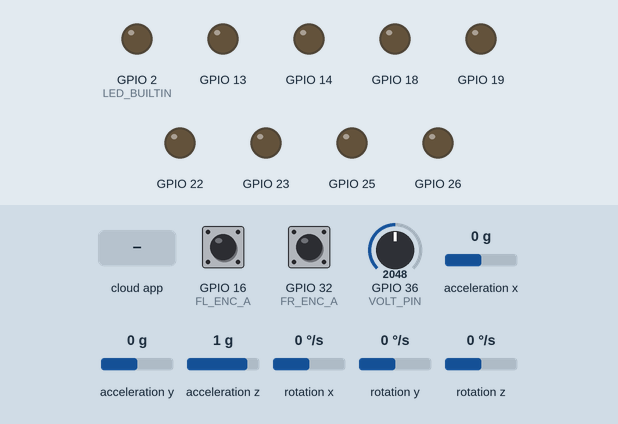
The sketch below on a simulated ESP32. Shown: output pins drawn as LEDs (lit = HIGH). Wiring (inferred from the names in the program): MPU-6050 motion sensor at I2C address 0x68. The test bench sets the inputs (shaded band); at power-on: GPIO 16 (FL_ENC_A) HIGH, GPIO 32 (FR_ENC_A) HIGH, GPIO 36 (VOLT_PIN) = 2048, acceleration x 0 g, acceleration y 0 g, acceleration z 1 g, rotation x 0 °/s, rotation y 0 °/s, rotation z 0 °/s. The ROS host is connected and sends only what is stated.

Above: at 3.0 s.
3.1 s: the phone or cloud app sets linear.x to -100
At 3.4 s:
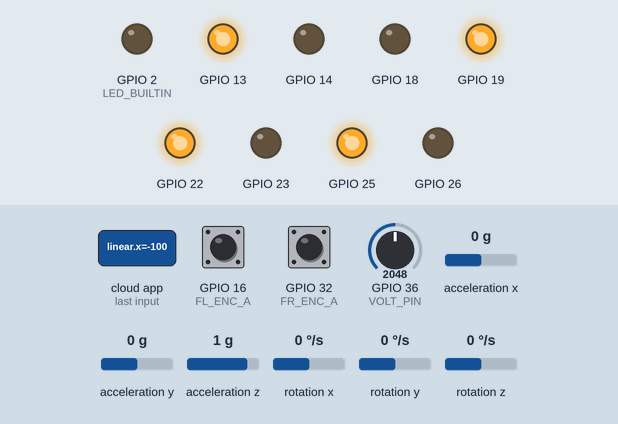
5.1 s: the phone or cloud app sets linear.x to 100
At 5.5 s:
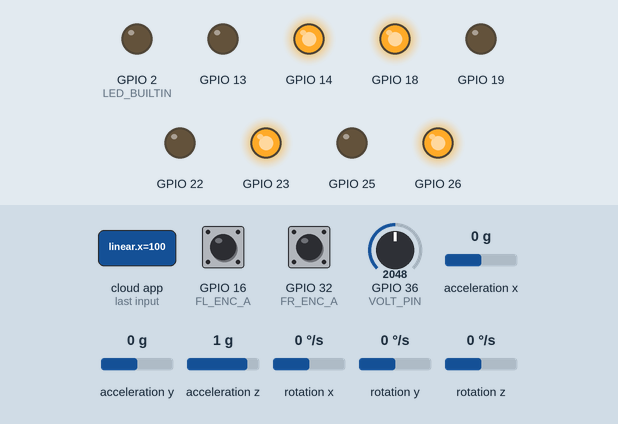
Timing chart, 0 to 8.1 s (numbered marks = the images above; inputs shaded):
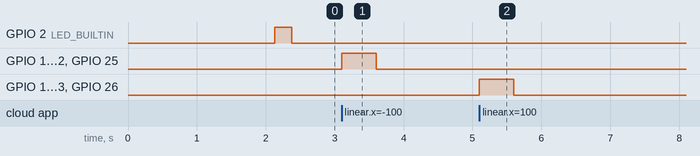

Measured:
- after the input at 3.1 s, GPIO 13, GPIO 19, GPIO 22, GPIO 25: LOW → HIGH at once, → LOW 0.50 s later
- after the input at 5.1 s, GPIO 14, GPIO 18, GPIO 23, GPIO 26: LOW → HIGH at once, → LOW 0.50 s later

The sketch:

teleop_esp32.ino
```cpp
/*
 * Teleop micro-ROS Firmware for 4WD Skid-Steer ESP32 — with Odometry + IMU
 * =========================================================================
 * Like the Nav2 firmware but without:
 *   - Velocity ramping (direct cmd_vel → PWM; no S-curve, no kickback issues)
 *   - ESP-NOW tray link
 * Keeps everything the mapping stack (EKF + RTAB-Map) needs:
 *   - /wheel/odometry (nav_msgs/Odometry)  @ 10 Hz from front encoders
 *   - /imu/data       (sensor_msgs/Imu)    @ 20 Hz from MPU6050
 *   - /cmd_vel subscription drives motors directly
 *
 * Use during teleop-driven mapping:
 *   1. Flash this firmware
 *   2. Run: LOCALIZATION_MODE=rtabmap RTABMAP_MAPPING=true RTABMAP_MAP=<name> \
 *            ros2 launch fyp_bringup bringup_nav.launch.py mode:=mapping
 *   3. Run: ros2 run teleop_twist_keyboard teleop_twist_keyboard
 *
 * When done mapping, flash back to micro_ros_nav2_esp32.ino for Nav2.
 *
 * Motor wiring (same as Nav2 firmware):
 *   LEFT:  M2 (Front) RPWM=26 LPWM=25,  M4 (Rear) RPWM=18 LPWM=19
 *   RIGHT: M1 (Front) RPWM=23 LPWM=22,  M3 (Rear) RPWM=14 LPWM=13
 *
 * Encoder wiring (front encoders only):
 *   FL_A=16 FL_B=17
 *   FR_A=32 FR_B=33
 *
 * IMU (MPU6050) I2C:
 *   SDA=21, SCL=27
 */

#include <micro_ros_arduino.h>

#include <stdio.h>
#include <string.h>
#include <math.h>
#include <Wire.h>

#include <rcl/rcl.h>
#include <rcl/error_handling.h>
#include <rclc/rclc.h>
#include <rclc/executor.h>

#include <nav_msgs/msg/odometry.h>
#include <sensor_msgs/msg/imu.h>
#include <geometry_msgs/msg/twist.h>

// ===================== ROBOT GEOMETRY =====================
#define WHEEL_SEPARATION  0.435f
#define WHEEL_RADIUS      0.0675f
#define ENCODER_TICKS_PER_REV  1136

// ===================== MOTOR PINS =====================
// LEFT: M2 + M4
#define M2_RPWM 26
#define M2_LPWM 25
#define M4_RPWM 18
#define M4_LPWM 19
// RIGHT: M1 + M3
#define M1_RPWM 23
#define M1_LPWM 22
#define M3_RPWM 14
#define M3_LPWM 13

// ===================== ENCODER PINS (FRONT ONLY) =====================
#define FL_ENC_A 16
#define FL_ENC_B 17
#define FR_ENC_A 32
#define FR_ENC_B 33

// ===================== IMU (MPU6050) =====================
#define IMU_I2C_ADDR  0x68
#define IMU_SDA       21
#define IMU_SCL       27
#define IMU_CALIBRATION_SAMPLES 500

// ===================== TIMING =====================
#define ODOM_PUBLISH_MS    100   // 10 Hz
#define IMU_PUBLISH_MS     50    // 20 Hz
#define CMD_VEL_TIMEOUT_MS 500   // stop if no cmd_vel for 500ms
#define TIME_SYNC_INTERVAL_MS 30000

// ===================== PWM =====================
#define PWM_FREQ          1000
#define PWM_RESOLUTION    8
#define MAX_PWM           255
#define MIN_PWM           75      // stiction breakaway (lower = smoother low-speed motion)
#define MAX_CMD_SPEED_MPS 0.5f

// ===================== BATTERY VOLTAGE SENSING =====================
#define VOLT_PIN      36
#define V_REF         3.3f
#define V_DIV         5.0f
#define V_CAL         1.3044f
#define V_NOMINAL     11.0f
#define V_COMP_MIN    0.6f
#define V_COMP_MAX    1.0f
#define VBAT_EMA_A    0.05f

#ifndef LED_BUILTIN
#define LED_BUILTIN 2
#endif

// ===================== HELPERS =====================
#define EXECUTE_EVERY_N_MS(MS, X) do { \
  static unsigned long _t = 0; \
  if (_t == 0) _t = millis(); \
  if (millis() - _t > (MS)) { X; _t = millis(); } \
} while(0)

#define RCCHECK(fn) { rcl_ret_t rc = fn; if (rc != RCL_RET_OK) { return false; } }
#define RCSOFTCHECK(fn) { rcl_ret_t rc = fn; (void)rc; }

// ===================== micro-ROS state =====================
enum AgentState { WAITING_AGENT, AGENT_AVAILABLE, AGENT_CONNECTED, AGENT_DISCONNECTED };
AgentState agent_state = WAITING_AGENT;

rcl_publisher_t odom_publisher;
rcl_publisher_t imu_publisher;
rcl_subscription_t cmd_vel_subscriber;

nav_msgs__msg__Odometry odom_msg;
sensor_msgs__msg__Imu imu_msg;
geometry_msgs__msg__Twist cmd_vel_msg;

rclc_executor_t executor;
rclc_support_t support;
rcl_allocator_t allocator;
rcl_node_t node;
rcl_timer_t odom_timer;
rcl_timer_t imu_timer;

static char odom_frame_id[]       = "odom";
static char odom_child_frame_id[] = "base_footprint";
static char imu_frame_id[]        = "imu_link";

// ===================== Encoder state =====================
volatile long fl_ticks = 0, fr_ticks = 0;
long prev_fl_ticks = 0, prev_fr_ticks = 0;

double odom_x = 0.0, odom_y = 0.0, odom_theta = 0.0;
unsigned long last_odom_time = 0;

unsigned long last_cmd_vel_time = 0;
float target_linear_x  = 0.0f;
float target_angular_z = 0.0f;

const double METERS_PER_TICK = (2.0 * M_PI * WHEEL_RADIUS) / (double)ENCODER_TICKS_PER_REV;

// ===================== IMU bias =====================
float gyro_bias_x = 0, gyro_bias_y = 0, gyro_bias_z = 0;

// ===================== Battery =====================
float g_vbat = V_NOMINAL;
float g_pwm_scale = 1.0f;

// ===================== Time sync =====================
bool time_synced = false;
unsigned long last_time_sync = 0;

// ===================== PWM helpers =====================
void pwmSetupPin(int pin) {
  ledcAttach(pin, PWM_FREQ, PWM_RESOLUTION);
  ledcWrite(pin, 0);
}

void motorStop(int rpwm, int lpwm) {
  ledcWrite(rpwm, 0);
  ledcWrite(lpwm, 0);
}

void motorForward(int rpwm, int lpwm, int spd) {
  ledcWrite(lpwm, 0);
  ledcWrite(rpwm, spd);
}

void motorBackward(int rpwm, int lpwm, int spd) {
  ledcWrite(rpwm, 0);
  ledcWrite(lpwm, spd);
}

void setup_motor_pins() {
  pwmSetupPin(M1_RPWM); pwmSetupPin(M1_LPWM);
  pwmSetupPin(M2_RPWM); pwmSetupPin(M2_LPWM);
  pwmSetupPin(M3_RPWM); pwmSetupPin(M3_LPWM);
  pwmSetupPin(M4_RPWM); pwmSetupPin(M4_LPWM);
}

void setup_vbat() {
  pinMode(VOLT_PIN, INPUT);
  analogSetAttenuation(ADC_11db);
  int raw = analogRead(VOLT_PIN);
  g_vbat = (raw / 4095.0f) * V_REF * V_DIV * V_CAL;
}

void update_vbat() {
  int raw = analogRead(VOLT_PIN);
  float v = (raw / 4095.0f) * V_REF * V_DIV * V_CAL;
  g_vbat = (1.0f - VBAT_EMA_A) * g_vbat + VBAT_EMA_A * v;
  float s = (g_vbat > 0.1f) ? (V_NOMINAL / g_vbat) : 1.0f;
  if (s < V_COMP_MIN) s = V_COMP_MIN;
  if (s > V_COMP_MAX) s = V_COMP_MAX;
  g_pwm_scale = s;
}

void stop_all_motors() {
  motorStop(M1_RPWM, M1_LPWM);
  motorStop(M2_RPWM, M2_LPWM);
  motorStop(M3_RPWM, M3_LPWM);
  motorStop(M4_RPWM, M4_LPWM);
}

int speed_to_pwm(float norm) {
  int pwm = (int)(fabs(norm) * (float)MAX_PWM * g_pwm_scale);
  if (pwm > 0 && pwm < MIN_PWM) pwm = MIN_PWM;
  if (pwm > MAX_PWM) pwm = MAX_PWM;
  return pwm;
}

void apply_cmd_vel(float linear_x, float angular_z) {
  float left_vel  = linear_x - (angular_z * WHEEL_SEPARATION * 0.5f);
  float right_vel = linear_x + (angular_z * WHEEL_SEPARATION * 0.5f);

  float left_n  = constrain(left_vel  / MAX_CMD_SPEED_MPS, -1.0f, 1.0f);
  float right_n = constrain(right_vel / MAX_CMD_SPEED_MPS, -1.0f, 1.0f);

  int lpwm = speed_to_pwm(left_n);
  int rpwm = speed_to_pwm(right_n);

  // LEFT: M2 + M4
  if (left_n > 0.01f) {
    motorForward(M2_RPWM, M2_LPWM, lpwm);
    motorForward(M4_RPWM, M4_LPWM, lpwm);
  } else if (left_n < -0.01f) {
    motorBackward(M2_RPWM, M2_LPWM, lpwm);
    motorBackward(M4_RPWM, M4_LPWM, lpwm);
  } else {
    motorStop(M2_RPWM, M2_LPWM);
    motorStop(M4_RPWM, M4_LPWM);
  }

  // RIGHT: M1 + M3
  if (right_n > 0.01f) {
    motorForward(M1_RPWM, M1_LPWM, rpwm);
    motorForward(M3_RPWM, M3_LPWM, rpwm);
  } else if (right_n < -0.01f) {
    motorBackward(M1_RPWM, M1_LPWM, rpwm);
    motorBackward(M3_RPWM, M3_LPWM, rpwm);
  } else {
    motorStop(M1_RPWM, M1_LPWM);
    motorStop(M3_RPWM, M3_LPWM);
  }
}

// ===================== Encoder ISRs =====================
void IRAM_ATTR fl_encoder_isr() { fl_ticks += digitalRead(FL_ENC_B) ? -1 : 1; }
void IRAM_ATTR fr_encoder_isr() { fr_ticks += digitalRead(FR_ENC_B) ? 1 : -1; }

void setup_encoders() {
  pinMode(FL_ENC_A, INPUT_PULLUP);
  pinMode(FL_ENC_B, INPUT_PULLUP);
  pinMode(FR_ENC_A, INPUT_PULLUP);
  pinMode(FR_ENC_B, INPUT_PULLUP);

  attachInterrupt(digitalPinToInterrupt(FL_ENC_A), fl_encoder_isr, RISING);
  attachInterrupt(digitalPinToInterrupt(FR_ENC_A), fr_encoder_isr, RISING);
}

// ===================== IMU =====================
void read_imu_raw(float* ax, float* ay, float* az, float* gx, float* gy, float* gz) {
  Wire.beginTransmission(IMU_I2C_ADDR);
  Wire.write(0x3B);
  Wire.endTransmission(false);
  Wire.requestFrom((uint8_t)IMU_I2C_ADDR, (uint8_t)14, (uint8_t)true);

  int16_t raw_ax = (Wire.read() << 8) | Wire.read();
  int16_t raw_ay = (Wire.read() << 8) | Wire.read();
  int16_t raw_az = (Wire.read() << 8) | Wire.read();
  Wire.read(); Wire.read(); // temp
  int16_t raw_gx = (Wire.read() << 8) | Wire.read();
  int16_t raw_gy = (Wire.read() << 8) | Wire.read();
  int16_t raw_gz = (Wire.read() << 8) | Wire.read();

  *ax = (float)raw_ax / 8192.0f * 9.81f;
  *ay = (float)raw_ay / 8192.0f * 9.81f;
  *az = (float)raw_az / 8192.0f * 9.81f;

  *gx = (float)raw_gx / 65.5f * (M_PI / 180.0f);
  *gy = (float)raw_gy / 65.5f * (M_PI / 180.0f);
  *gz = (float)raw_gz / 65.5f * (M_PI / 180.0f);
}

void read_imu(float* ax, float* ay, float* az, float* gx, float* gy, float* gz) {
  read_imu_raw(ax, ay, az, gx, gy, gz);
  *gx -= gyro_bias_x;
  *gy -= gyro_bias_y;
  *gz -= gyro_bias_z;
}

void setup_imu() {
  Wire.begin(IMU_SDA, IMU_SCL);
  Wire.setClock(400000);

  // wake
  Wire.beginTransmission(IMU_I2C_ADDR);
  Wire.write(0x6B);
  Wire.write(0x00);
  Wire.endTransmission(true);

  // gyro ±500 dps
  Wire.beginTransmission(IMU_I2C_ADDR);
  Wire.write(0x1B);
  Wire.write(0x08);
  Wire.endTransmission(true);

  // accel ±4g
  Wire.beginTransmission(IMU_I2C_ADDR);
  Wire.write(0x1C);
  Wire.write(0x08);
  Wire.endTransmission(true);

  // DLPF 44Hz
  Wire.beginTransmission(IMU_I2C_ADDR);
  Wire.write(0x1A);
  Wire.write(0x03);
  Wire.endTransmission(true);

  delay(100);

  // gyro bias calibration (robot must be still)
  float sumx=0, sumy=0, sumz=0;
  float ax,ay,az,gx,gy,gz;
  for (int i=0; i<IMU_CALIBRATION_SAMPLES; i++) {
    read_imu_raw(&ax,&ay,&az,&gx,&gy,&gz);
    sumx += gx; sumy += gy; sumz += gz;
    delay(2);
  }
  gyro_bias_x = sumx / IMU_CALIBRATION_SAMPLES;
  gyro_bias_y = sumy / IMU_CALIBRATION_SAMPLES;
  gyro_bias_z = sumz / IMU_CALIBRATION_SAMPLES;
}

// ===================== Time sync =====================
void get_timestamp(builtin_interfaces__msg__Time* stamp) {
  if (time_synced) {
    int64_t nanos = rmw_uros_epoch_nanos();
    if (nanos != 0) {
      stamp->sec = (int32_t)(nanos / 1000000000LL);
      stamp->nanosec = (uint32_t)(nanos % 1000000000LL);
      return;
    }
    time_synced = false;
  }
  unsigned long ms = millis();
  stamp->sec = (int32_t)(ms / 1000UL);
  stamp->nanosec = (uint32_t)((ms % 1000UL) * 1000000UL);
}

void sync_time() {
  rmw_uros_sync_session(1000);
  time_synced = (rmw_uros_epoch_millis() != 0);
  last_time_sync = millis();
}

// ===================== Callback =====================
void cmd_vel_callback(const void* msgin) {
  const geometry_msgs__msg__Twist* msg = (const geometry_msgs__msg__Twist*)msgin;
  target_linear_x  = msg->linear.x;
  target_angular_z = msg->angular.z;
  last_cmd_vel_time = millis();
}

// ===================== Timers =====================
void odom_timer_callback(rcl_timer_t* timer, int64_t last_call_time) {
  (void)last_call_time;
  if (!timer) return;

  unsigned long now = millis();
  double dt = (now - last_odom_time) / 1000.0;
  if (dt <= 0.0 || dt > 1.0) {
    last_odom_time = now;
    return;
  }
  last_odom_time = now;

  noInterrupts();
  long fl = fl_ticks, fr = fr_ticks;
  interrupts();

  long d_fl = fl - prev_fl_ticks;
  long d_fr = fr - prev_fr_ticks;
  prev_fl_ticks = fl;
  prev_fr_ticks = fr;

  double d_left  = (double)d_fl * METERS_PER_TICK;
  double d_right = (double)d_fr * METERS_PER_TICK;

  double d_center = (d_left + d_right) / 2.0;
  double d_theta  = (d_right - d_left) / WHEEL_SEPARATION;

  // Skid-steer slip compensation (same as Nav2 firmware)
  if (fabs(d_theta) > 0.02 && fabs(d_center) < fabs(d_theta) * WHEEL_SEPARATION * 0.3) {
    d_center = 0.0;
  }

  double theta_mid = odom_theta + d_theta * 0.5;
  odom_x += d_center * cos(theta_mid);
  odom_y += d_center * sin(theta_mid);
  odom_theta += d_theta;

  while (odom_theta > M_PI)  odom_theta -= 2.0 * M_PI;
  while (odom_theta < -M_PI) odom_theta += 2.0 * M_PI;

  double vx = d_center / dt;
  double vtheta = d_theta / dt;

  get_timestamp(&odom_msg.header.stamp);

  odom_msg.pose.pose.position.x = odom_x;
  odom_msg.pose.pose.position.y = odom_y;
  odom_msg.pose.pose.position.z = 0.0;

  odom_msg.pose.pose.orientation.x = 0.0;
  odom_msg.pose.pose.orientation.y = 0.0;
  odom_msg.pose.pose.orientation.z = sin(odom_theta * 0.5);
  odom_msg.pose.pose.orientation.w = cos(odom_theta * 0.5);

  odom_msg.twist.twist.linear.x = vx;
  odom_msg.twist.twist.linear.y = 0.0;
  odom_msg.twist.twist.angular.z = vtheta;

  rcl_publish(&odom_publisher, &odom_msg, NULL);
}

void imu_timer_callback(rcl_timer_t* timer, int64_t last_call_time) {
  (void)last_call_time;
  if (!timer) return;

  float ax,ay,az,gx,gy,gz;
  read_imu(&ax,&ay,&az,&gx,&gy,&gz);

  get_timestamp(&imu_msg.header.stamp);

  imu_msg.angular_velocity.x = gx;
  imu_msg.angular_velocity.y = gy;
  imu_msg.angular_velocity.z = gz;

  imu_msg.linear_acceleration.x = ax;
  imu_msg.linear_acceleration.y = ay;
  imu_msg.linear_acceleration.z = az;

  rcl_publish(&imu_publisher, &imu_msg, NULL);
}

// ===================== Message init =====================
void init_messages() {
  memset(odom_msg.pose.covariance, 0, sizeof(odom_msg.pose.covariance));
  memset(odom_msg.twist.covariance, 0, sizeof(odom_msg.twist.covariance));
  memset(imu_msg.orientation_covariance, 0, sizeof(imu_msg.orientation_covariance));
  memset(imu_msg.angular_velocity_covariance, 0, sizeof(imu_msg.angular_velocity_covariance));
  memset(imu_msg.linear_acceleration_covariance, 0, sizeof(imu_msg.linear_acceleration_covariance));

  odom_msg.header.frame_id.data = odom_frame_id;
  odom_msg.header.frame_id.size = strlen(odom_frame_id);
  odom_msg.header.frame_id.capacity = sizeof(odom_frame_id);

  odom_msg.child_frame_id.data = odom_child_frame_id;
  odom_msg.child_frame_id.size = strlen(odom_child_frame_id);
  odom_msg.child_frame_id.capacity = sizeof(odom_child_frame_id);

  imu_msg.header.frame_id.data = imu_frame_id;
  imu_msg.header.frame_id.size = strlen(imu_frame_id);
  imu_msg.header.frame_id.capacity = sizeof(imu_frame_id);

  odom_msg.pose.covariance[0]  = 0.02;
  odom_msg.pose.covariance[7]  = 0.02;
  odom_msg.pose.covariance[35] = 0.08;

  odom_msg.twist.covariance[0]  = 0.02;
  odom_msg.twist.covariance[35] = 0.08;

  imu_msg.orientation.x = 0.0;
  imu_msg.orientation.y = 0.0;
  imu_msg.orientation.z = 0.0;
  imu_msg.orientation.w = 1.0;
  imu_msg.orientation_covariance[0] = -1.0;

  imu_msg.angular_velocity_covariance[0] = 0.002;
  imu_msg.angular_velocity_covariance[4] = 0.002;
  imu_msg.angular_velocity_covariance[8] = 0.002;

  imu_msg.linear_acceleration_covariance[0] = 0.02;
  imu_msg.linear_acceleration_covariance[4] = 0.02;
  imu_msg.linear_acceleration_covariance[8] = 0.02;
}

// ===================== Entity management =====================
bool create_entities() {
  allocator = rcl_get_default_allocator();
  RCCHECK(rclc_support_init(&support, 0, NULL, &allocator));

  sync_time();

  RCCHECK(rclc_node_init_default(&node, "esp32_teleop", "", &support));

  RCCHECK(rclc_publisher_init_default(
    &odom_publisher, &node,
    ROSIDL_GET_MSG_TYPE_SUPPORT(nav_msgs, msg, Odometry),
    "/wheel/odometry"));

  RCCHECK(rclc_publisher_init_default(
    &imu_publisher, &node,
    ROSIDL_GET_MSG_TYPE_SUPPORT(sensor_msgs, msg, Imu),
    "/imu/data"));

  RCCHECK(rclc_subscription_init_default(
    &cmd_vel_subscriber, &node,
    ROSIDL_GET_MSG_TYPE_SUPPORT(geometry_msgs, msg, Twist),
    "/cmd_vel"));

  RCCHECK(rclc_timer_init_default(
    &odom_timer, &support, RCL_MS_TO_NS(ODOM_PUBLISH_MS),
    odom_timer_callback));

  RCCHECK(rclc_timer_init_default(
    &imu_timer, &support, RCL_MS_TO_NS(IMU_PUBLISH_MS),
    imu_timer_callback));

  RCCHECK(rclc_executor_init(&executor, &support.context, 3, &allocator));
  RCCHECK(rclc_executor_add_timer(&executor, &odom_timer));
  RCCHECK(rclc_executor_add_timer(&executor, &imu_timer));
  RCCHECK(rclc_executor_add_subscription(&executor, &cmd_vel_subscriber, &cmd_vel_msg,
                                         &cmd_vel_callback, ON_NEW_DATA));

  init_messages();

  last_odom_time = millis();
  last_cmd_vel_time = millis();
  return true;
}

void destroy_entities() {
  rmw_context_t* rmw_context = rcl_context_get_rmw_context(&support.context);
  (void)rmw_uros_set_context_entity_destroy_session_timeout(rmw_context, 0);

  rcl_publisher_fini(&odom_publisher, &node);
  rcl_publisher_fini(&imu_publisher, &node);
  rcl_subscription_fini(&cmd_vel_subscriber, &node);
  rcl_timer_fini(&odom_timer);
  rcl_timer_fini(&imu_timer);
  rclc_executor_fini(&executor);
  rcl_node_fini(&node);
  rclc_support_fini(&support);
}

// ===================== SETUP =====================
void setup() {
  pinMode(LED_BUILTIN, OUTPUT);
  Serial.begin(115200);

  setup_motor_pins();
  setup_vbat();
  setup_encoders();
  setup_imu();
  stop_all_motors();

  set_microros_transports();
  agent_state = WAITING_AGENT;
}

// ===================== LOOP =====================
void loop() {
  switch (agent_state) {
    case WAITING_AGENT:
      EXECUTE_EVERY_N_MS(500,
        agent_state = (RMW_RET_OK == rmw_uros_ping_agent(100, 1))
          ? AGENT_AVAILABLE : WAITING_AGENT;
      );
      EXECUTE_EVERY_N_MS(250, digitalWrite(LED_BUILTIN, !digitalRead(LED_BUILTIN)););
      break;

    case AGENT_AVAILABLE:
      if (create_entities()) {
        agent_state = AGENT_CONNECTED;
        digitalWrite(LED_BUILTIN, LOW);
      } else {
        destroy_entities();
        agent_state = WAITING_AGENT;
      }
      break;

    case AGENT_CONNECTED:
      EXECUTE_EVERY_N_MS(200,
        agent_state = (RMW_RET_OK == rmw_uros_ping_agent(100, 1))
          ? AGENT_CONNECTED : AGENT_DISCONNECTED;
      );

      if (agent_state == AGENT_CONNECTED) {
        RCSOFTCHECK(rclc_executor_spin_some(&executor, RCL_MS_TO_NS(1)));

        // Safety timeout
        if (millis() - last_cmd_vel_time > CMD_VEL_TIMEOUT_MS) {
          target_linear_x  = 0.0f;
          target_angular_z = 0.0f;
        }

        // Direct (unramped) drive
        apply_cmd_vel(target_linear_x, target_angular_z);

        // Battery tracking @ 10 Hz — feeds PWM compensation
        EXECUTE_EVERY_N_MS(100, update_vbat(););

        if (millis() - last_time_sync > TIME_SYNC_INTERVAL_MS) {
          sync_time();
        }
      }
      break;

    case AGENT_DISCONNECTED:
      stop_all_motors();
      target_linear_x  = 0.0f;
      target_angular_z = 0.0f;
      time_synced = false;
      destroy_entities();
      agent_state = WAITING_AGENT;
      break;
  }
}
```

Source omitted: tray_esp32.ino (9112 bytes)
